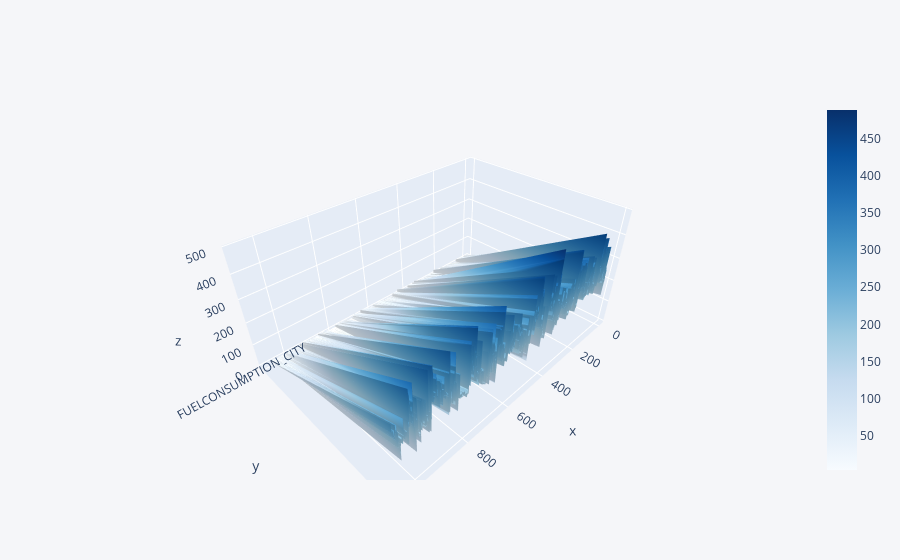

Source (notebook cell):
### Code cell
data[['FUELCONSUMPTION_CITY','CO2EMISSIONS']].iplot(kind='surface',colorscale='blues')

### Figure 1 — Plotly figure (JSON) as saved in the notebook; plotly's stock layout.template omitted (floating-point values rounded to 4 significant figures; data arrays with more than 128 entries replaced by an {"elided": "..."} marker saying what was removed)
{"data": [{"colorscale": [[0, "rgb(247,251,255)"], [0.125, "rgb(222,235,247)"], [0.25, "rgb(198,219,239)"], [0.375, "rgb(158,202,225)"], [0.5, "rgb(107,174,214)"], [0.625, "rgb(66,146,198)"], [0.75, "rgb(33,113,181)"], [0.875, "rgb(8,81,156)"], [1, "rgb(8,48,107)"]], "type": "surface", "x": {"elided": "1067 int values"}, "y": ["FUELCONSUMPTION_CITY", "CO2EMISSIONS"], "z": {"elided": "2x1067 float values"}}], "layout": {"legend": {"bgcolor": "#F5F6F9", "font": {"color": "#4D5663"}}, "paper_bgcolor": "#F5F6F9", "plot_bgcolor": "#F5F6F9", "title": {"font": {"color": "#4D5663"}}, "xaxis": {"gridcolor": "#E1E5ED", "showgrid": true, "tickfont": {"color": "#4D5663"}, "title": {"font": {"color": "#4D5663"}, "text": ""}, "zerolinecolor": "#E1E5ED"}, "yaxis": {"gridcolor": "#E1E5ED", "showgrid": true, "tickfont": {"color": "#4D5663"}, "title": {"font": {"color": "#4D5663"}, "text": ""}, "zerolinecolor": "#E1E5ED"}}}
